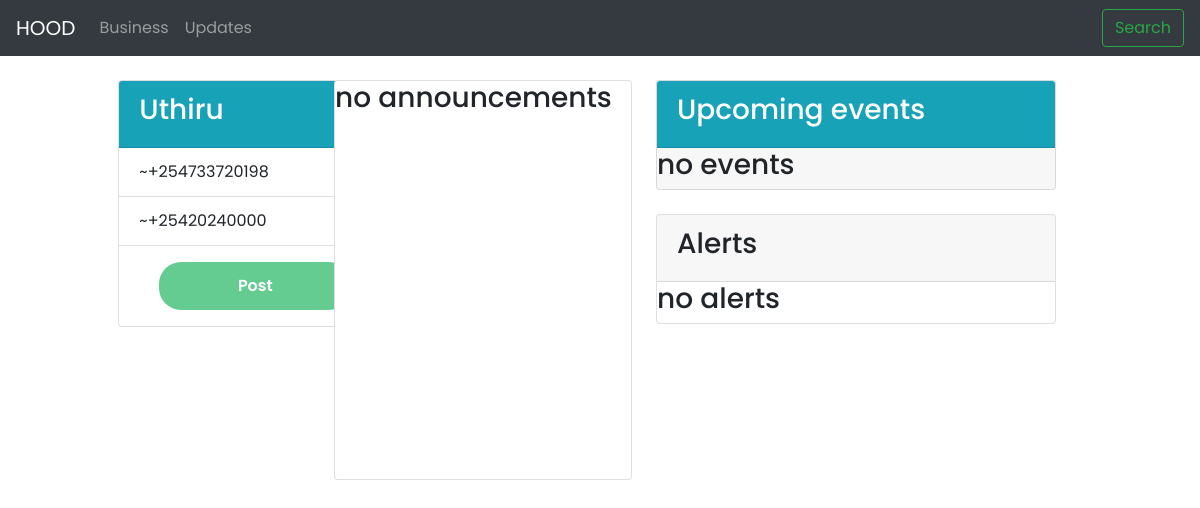
Before: /updates/ (signed in) with the older database file.
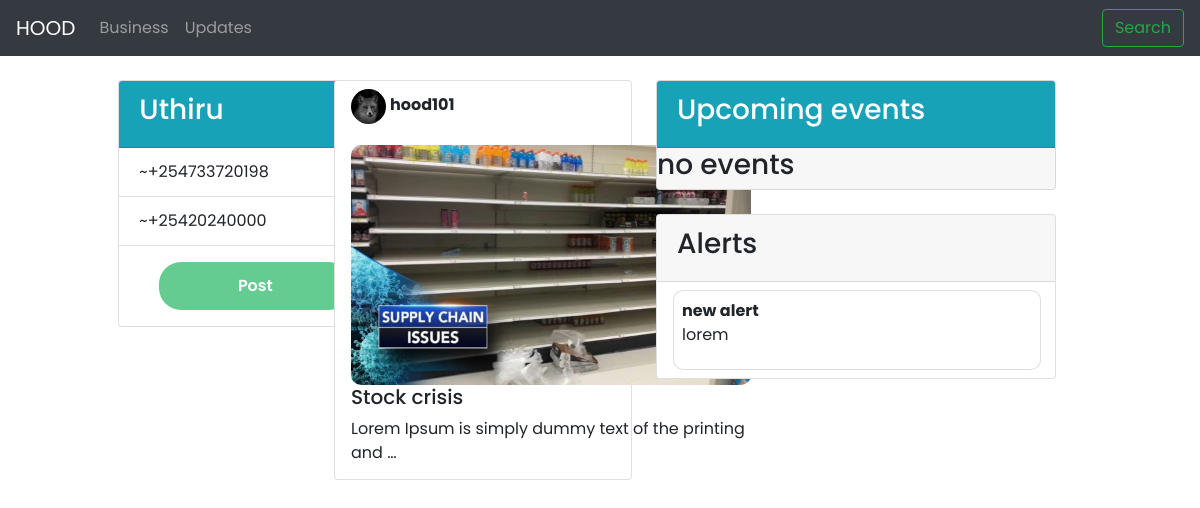
After: the same page with the newer database file.
### hoodapp/models.py (models this page shows, shortened)
class Hood_update(models.Model):
    title = models.CharField(max_length=100)
    description = models.TextField(max_length=1000,null=False, blank=False)
    author = models.ForeignKey(User,on_delete=models.CASCADE,blank=True,null=True)
    neighbourhood = models.ForeignKey(Neighbourhood,on_delete=models.CASCADE,blank=True,null=True)
    category = models.ForeignKey(Category,on_delete=models.CASCADE,null=False,blank=False)
    image = models.ImageField(default='business.jpg',upload_to='bizimages', blank=True)

class Profile(models.Model):
    user = models.OneToOneField(User, on_delete=models.CASCADE)
    phone_number = models.IntegerField(null=True, blank=True)
    bio = models.TextField(max_length=1500,null=True,blank=True)
    avatar = models.ImageField(default='avatar.jpg',upload_to='profiles')
    neighbourhood = models.ForeignKey(Neighbourhood,on_delete=models.CASCADE,blank=True,null=True)
    location = models.ForeignKey(Location, on_delete=models.CASCADE, blank=True,null=True)

### hoodapp/views.py (the view, shortened to what this page needs)
# urls.py: path('updates/',views.Updates_view,name='updates'),
def Updates_view(request):
    stories = Hood_update.objects.filter(category__category_name='Announcements',
        neighbourhood=request.user.profile.neighbourhood)
    alerts = Hood_update.objects.filter(category__category_name='Alerts',
        neighbourhood=request.user.profile.neighbourhood)
    events = Hood_update.objects.filter(category__category_name='Events',
    neighbourhood=request.user.profile.neighbourhood)
    neibdetails = Neighbourhood.objects.get(
            name=request.user.profile.neighbourhood)
    categories = Category.objects.all()
    context = {
        'stories': stories,
        'alerts': alerts,
        'events': events,
        'neibdetails': neibdetails,
        'categories': categories
        }
    return render(request, 'hood/updates.html',context)

### hoodapp/models.py (called while the page is built)
    def __str__(self):
        return self.name

### hoodapp/templates/hood/updates.html (shortened to what this page needs)
{% extends 'hood/layout.html' %}
{% block content%}
<div class="container-fluid" id="main">
  <div class="row px-1 py-4">
    <div class="col-md-1">
    </div>
    <div class="col-md-2">
      <div class="card" style="width: 18rem;">
        <div class="card-header bg-info">
          <h3 class="text-white w-bold">{{neibdetails.name}}</h3>
        </div>
        <ul class="list-group list-group-flush">
          <li class="list-group-item">~{{neibdetails.hospital_num}}</li>
          <li class="list-group-item">~{{neibdetails.police_num}}</li>
        </ul>
          <a href="" class="px-4 py-3" data-bs-toggle="modal" data-bs-target="#post">
            <button class="btn22" type="submit">
              Post</button>
          </a>
      </div>
     </div>
     <div class="col-md-3 card" id="cardstory">
      <div class="row">
        {% for story in stories %}
        <div>
         <div class="str">
          <div class="author d-flex py-2 px-3">
          <img class="authorimg" src="{{story.author.profile.avatar.url}}" alt="">
          <p class="px-1 py-1">
            <strong>{{story.author.username}}</strong>
          </p>
          </div>
         </div>
         <div class="storysec px-3">
          <img src="{{story.image.url}}" alt="" srcset="">
          <h5>{{story.title}}</h5>
          <p>{{story.description | truncatewords:10}}</p>
         </div>
        </div>
        {% empty %}
        <div>
          <h3>no announcements</h3>
        </div>
        {% endfor %}
      </div>
     </div>
     <div class="col-md-3 px-4">
      <div class="card" style="width: 25rem;background-color: #F7F7F7;">
        <div class="card-header bg-info">
          <h3 class="text-white w-bold">Upcoming events</h3>
        </div>
        {% for event in events %}
        <div class="events px-3 py-2">
          <div class="card" id="event">
            <div class="div px-2 py-2">
              <span>
                <span class="iconify" data-icon="ci:dot-04-l" style="color: #9826ab;" data-width="30" data-height="30"></span>10:00-11:00
              </span>
              <p>
                <strong>{{event.description}}</strong>
              </p>
            </div>
          </div>
        </div>
        {% empty %}
        <div>
          <h3>no events</h3>
        </div>
        {% endfor %}
      </div>
        <div class="py-4">
        <div class="card" style="width: 25rem;">
          <div class="card-header">
          <h3>Alerts</h3>
          </div>
          {% for alert in alerts %}
          <div class="events px-3 py-2">
            <div class="card" id="event">
              <div class="div px-2 py-2">
                <span>
                  <strong>{{alert.title}}</strong>
                </span>
                <p>
                  {{alert.description | truncatewords:6}}
                </p>
              </div>
            </div>
          </div>
          {% empty %}
          <div>
            <h3>no alerts</h3>
          </div>
          {% endfor %}
        </div>
      </div>
     </div>
  </div>
</div>
{% endblock %}

Changed rows visible on the page:
added Hood_update: author.profile.avatar (placeholder picture), author.username "hood101", image (picture), title "Stock crisis", description "Lorem Ipsum is simply dummy text of the printing and …", shown under "Uthiru"
added Hood_update: title "new alert", description "lorem", shown under "Alerts"
Other visible differences:
text no longer shown: "no announcements no alerts"
